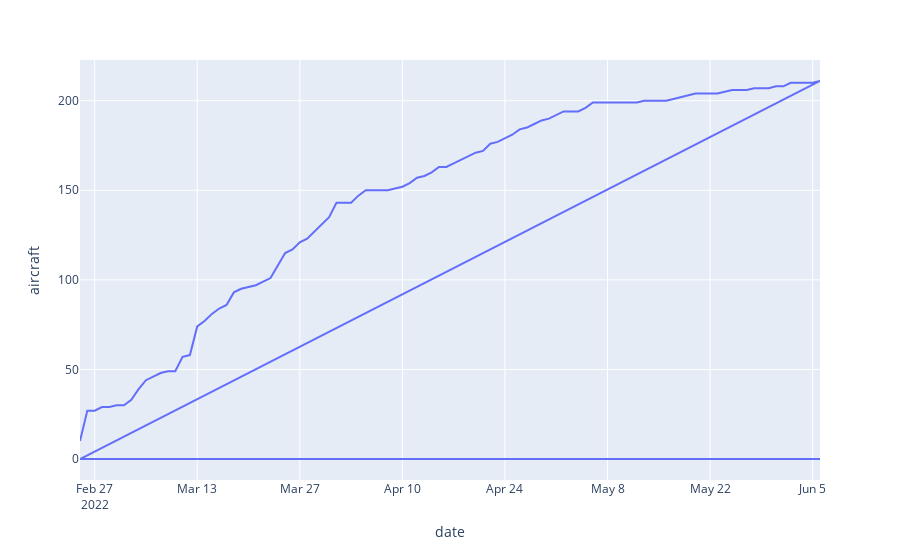

Notebook source saved alongside this figure:
### Markdown cell above
### Gráficos de Equipamentos 

Todos os gráficos são interativos, passando o mouse você tem acesso ao número de observações por data.

### Code cell
df = px.data.stocks()
fig = px.line(df_jr, x='date', y="aircraft")
fig.show()

### Figure 1 — Plotly figure (JSON) as saved in the notebook; plotly's stock layout.template omitted (floating-point values rounded to 4 significant figures; data arrays with more than 128 entries replaced by an {"elided": "..."} marker saying what was removed)
{"data": [{"hovertemplate": "date=%{x}<br>aircraft=%{y}<extra></extra>", "legendgroup": "", "line": {"color": "#636efa", "dash": "solid"}, "marker": {"symbol": "circle"}, "mode": "lines", "name": "", "orientation": "v", "showlegend": false, "type": "scatter", "x": {"elided": "204 str values"}, "xaxis": "x", "y": {"elided": "204 int values"}, "yaxis": "y"}], "layout": {"legend": {"tracegroupgap": 0}, "margin": {"t": 60}, "xaxis": {"anchor": "y", "domain": [0, 1], "title": {"text": "date"}}, "yaxis": {"anchor": "x", "domain": [0, 1], "title": {"text": "aircraft"}}}}
